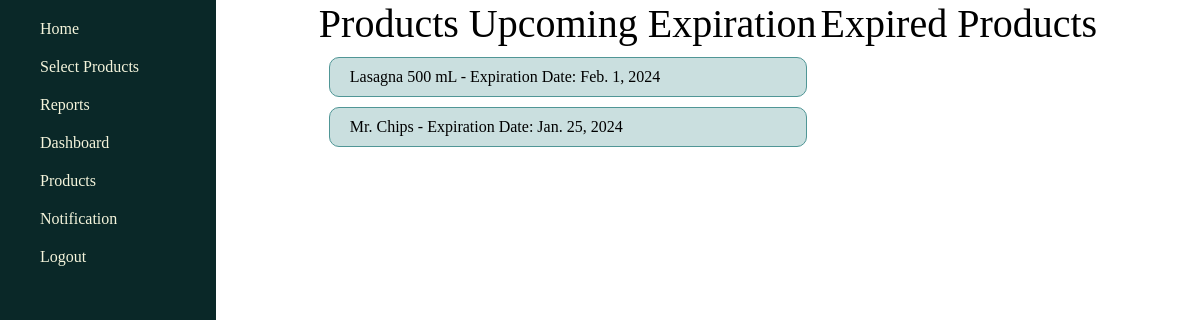
/products/expired/ (signed in), run on the app's committed database.
### management/models.py (models this page shows, shortened)
class Product(models.Model):
    type = models.ForeignKey(ProductType, on_delete=models.PROTECT)
    name = models.CharField(max_length=255)
    barcode = models.CharField(max_length=255)
    price = models.IntegerField()
    expiry_date = models.DateField()
    quantity = models.IntegerField()
    scanned_quantity = models.IntegerField(default=1)
    image = models.ImageField(null=True, blank=True, upload_to="images/")

### management/views.py (the view)
# urls.py: path('products/expired/', views.expired_products, name='expiration'),
@login_required(login_url='login')
def expired_products(request):
    notifications = Notification.objects.filter(removed=False)
    current_date = timezone.now()
    thirty_days_ago = current_date - timedelta(days=30)
    expired_product = Product.objects.filter(expiry_date__lte=current_date, expiry_date__gte=thirty_days_ago)
    thirty_days_from_now = current_date + timedelta(days=30)
    upcoming_expiring_products = Product.objects.filter(expiry_date__gte=current_date,
                                                        expiry_date__lte=thirty_days_from_now)
    return render(request, 'expiration.html', {
        'expired_products': expired_product,
        'upcoming_expiring_products': upcoming_expiring_products,
        'notifications': notifications,
    })

### management/templates/expiration.html (shortened to what this page needs)
{% extends 'base.html' %}
{% load static %}
{% block content %}
    <section class="expiration-utmost-container-section">
        <div class="expiration-expired-upcoming-products-container">
            <div class="expiration-expired-products-container-div">
                <div class="expiration-product-container-title-heading-div">
                    Products Upcoming Expiration
                </div>
                <div class="expiration-products-container-div">
                    {% for product in upcoming_expiring_products %}
                        <div class="expiration-product-div">
                            {{ product.name }} - Expiration Date: {{ product.expiry_date }}
                        </div>
                    {% endfor %}
                </div>
            </div>
            <div class="expiration-expired-products-container-div">
                <div class="expiration-product-container-title-heading-div">
                    Expired Products
                </div>
            </div>
        </div>
    </section>
{% endblock %}

### management/static/styles.css (style rules this page uses)
html { scroll-action: smooth; margin: 0; }
body { margin: 0; }
.expiration-expired-upcoming-products-container { text-align: center; }
.expiration-expired-products-container-div { display: inline-block; vertical-align: top; }
.expiration-product-container-title-heading-div { font-family: Impact; font-size: 40px; }
.expiration-products-container-div { text-align: left; }
.expiration-product-div { border: 1px solid rgb(80, 150, 150); background-color: rgba(80, 150, 150, 0.3); margin: 10px; padding-top: 10px; padding-bottom: 10px; padding-left: 20px; padding-right: 20px; border-radius: 10px; }

### data on the page
Product: name "Lasagna 500 mL", expiry_date "Feb. 1, 2024"
Product: name "Mr. Chips", expiry_date "Jan. 25, 2024"
